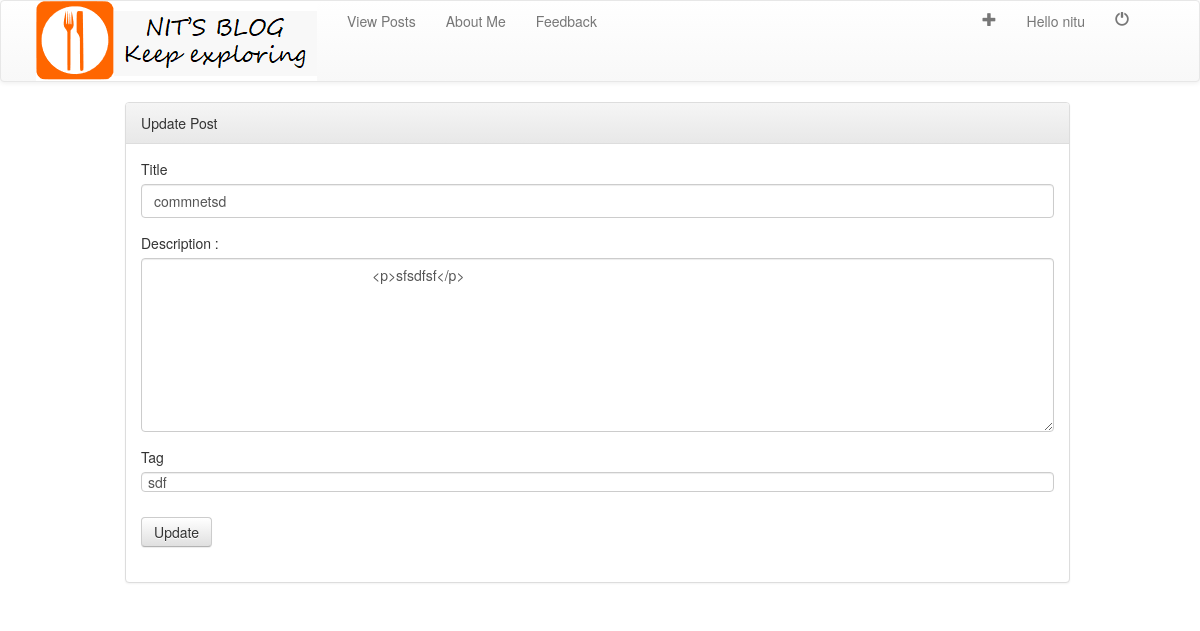
Page /posts/update.php?id=19 (signed in) on the committed database.
### tables this page shows
CREATE TABLE `posts` (
  `postID` int(11) NOT NULL,
  `postTitle` varchar(200) NOT NULL,
  `postDesc` varchar(10000) NOT NULL,
  `postTime` timestamp NOT NULL DEFAULT current_timestamp() ON UPDATE current_timestamp(),
  `postTag` varchar(40) NOT NULL,
  `postAuthor` varchar(40) NOT NULL
);

### include/frame_update.php (the view, shortened to what this page needs)
<?php
	include("bootstrap_cdn.php");
?>
<head>
	  	<link rel="stylesheet" type="text/css" href="../css/bootstrap.min.css">
</head>
<div class="container">
	<div class="row">
	<div class="panel panel-default">
			    <div class="panel-heading">Update Post</div>
			    <div class="panel-body">
			      <form role="form" method="POST" action=<?php echo "update.php?id=".$id ; ?>>
					  <div class="form-group">
					    <label class="control-label">Title</label>
					    <input type="" class="form-control" name="postTitle" value=<?php  echo $title; ?>>
					  </div>
					  <div class="form-group">
  						<label for="Description">Description : </label>
  						<textarea class="form-control" rows="8" id="content" name="postDesc">
  							<?php  echo $desc; ?>
  						</textarea>
					  </div>
					  <div class="form-group">
					    <label class="control-label">Tag</label>
					    <input type="text" class="form-control" name="postTag" value=<?php  echo $tags; ?> >
					  </div>
				  	   <button type="submit" class="btn btn-default" name="submit">
				  	   	Update
				  	   </button>
				  </form>
			  </div>
	</div>
	</div>
</div>

### rows in the picture
posts: postTitle "commnetsd", postDesc "<p>sfsdfsf</p>", postTag "sdf"

### other values in the picture
$username "nitu"
